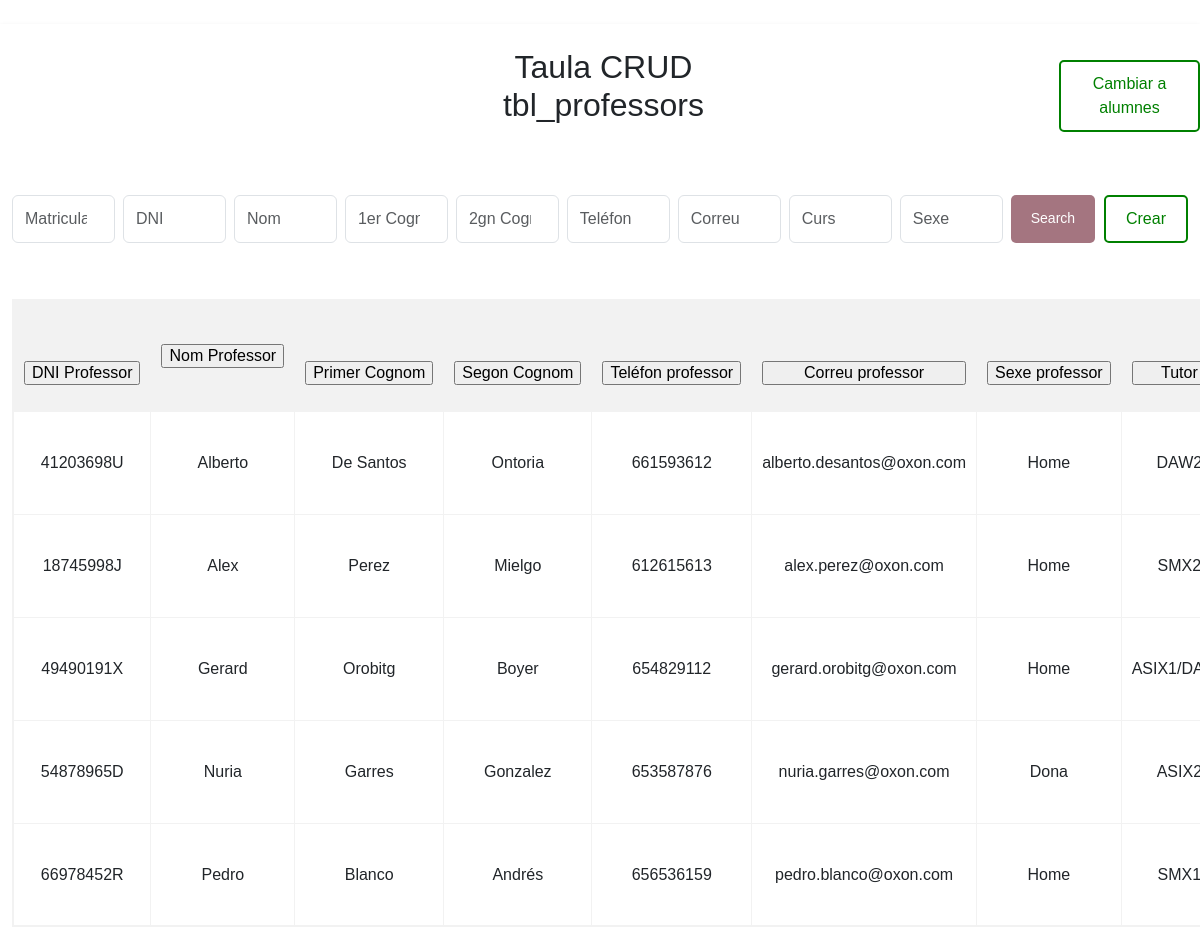
Before: /WEB/crud_profes.php with the older database file.
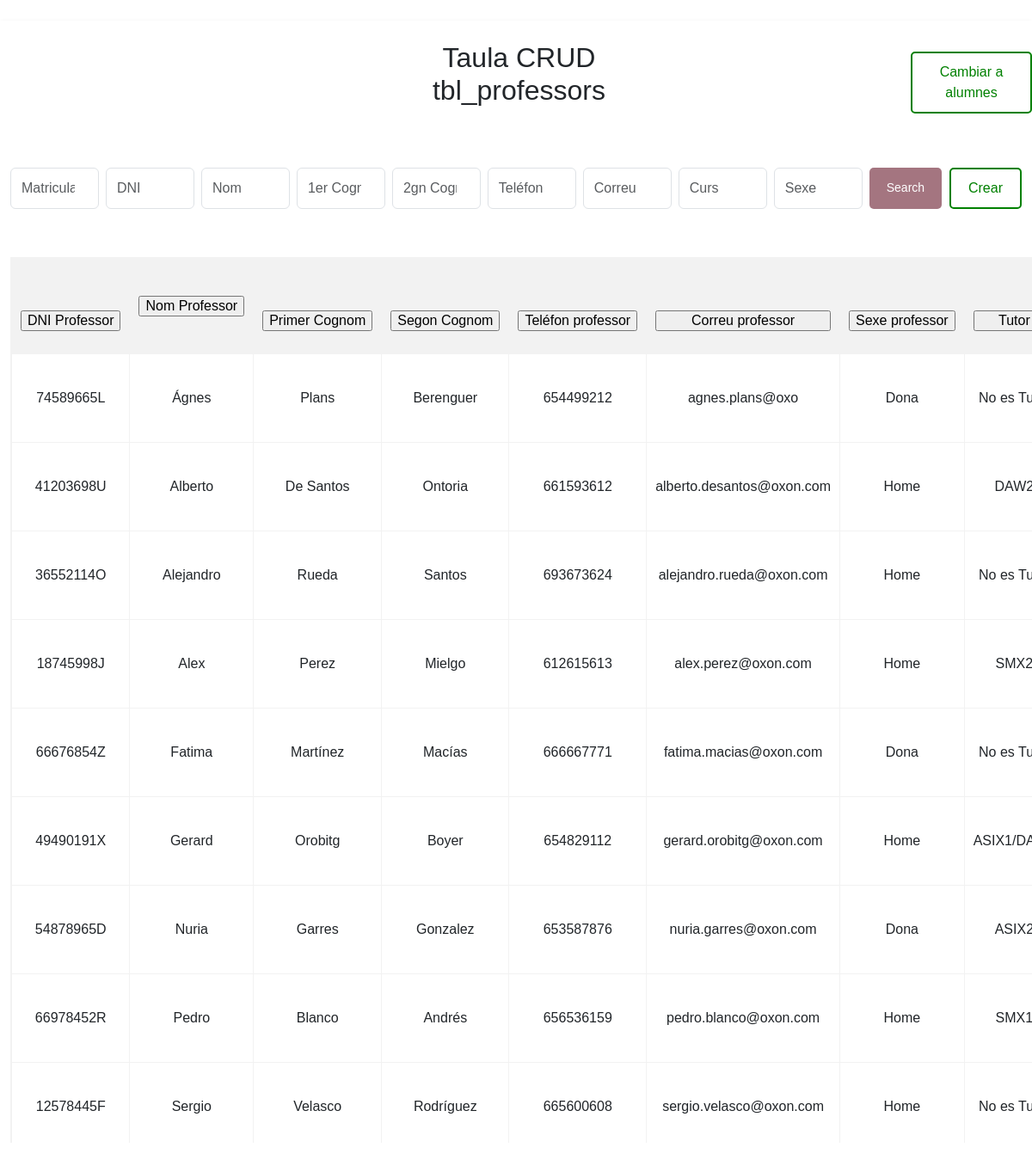
After: the same page with the newer database file.
### tables this page shows
CREATE TABLE tbl_professors(
  DNI_professor CHAR(9) NOT NULL PRIMARY KEY,
  Nom_professor VARCHAR(30) NOT NULL,
  Primer_Cognom_professor VARCHAR(60) NOT NULL,
  Segon_Cognom_professor VARCHAR(60) NOT NULL,
  Telefon_professor CHAR(9) NOT NULL,
  Correu_professor VARCHAR(50) NOT NULL,
  Sexe_professor ENUM('Home', 'Dona', 'No binari') NOT NULL,
  FK_ID_curs INT NULL,
  Curs_assignat VARCHAR(50) NOT NULL,
  Carrec_professor ENUM('Profe', 'Cap Departament', 'Profe/Cap Dept') NOT NULL
);

CREATE TABLE tbl_curs(
  ID_curs INT NOT NULL AUTO_INCREMENT PRIMARY KEY,
  Nom_curs varchar(50) NOT NULL,
  Desc_curs varchar(200) NOT NULL,
  Horari_curs ENUM('Matí', 'Tarda') NOT NULL,
  Num_alumnes smallint NOT NULL,
  Data_inici DATE NULL,
  Data_final DATE NULL
);

### WEB/crud_profes.php (the view, shortened to what this page needs)
<?php
require_once 'conexion.php';
try {
    $resultados = [];
    if (isset($_POST['filtre_professors'])) {
        $consulta = $conn->query("SELECT prof.DNI_professor, prof.Nom_professor,prof.DNI_professor, prof.Primer_Cognom_professor, prof.Segon_Cognom_professor, prof.Telefon_professor, prof.Correu_professor, prof.Sexe_professor, c.ID_curs, prof.Curs_assignat, prof.Carrec_professor
        FROM tbl_professors prof
        INNER JOIN tbl_curs c
        ON prof.FK_ID_curs = c.ID_curs
        ORDER BY prof.Nom_professor ASC;");
        $resultados = $consulta->fetchAll();
    } else {
        $consulta = $conn->query("SELECT prof.DNI_professor, prof.Nom_professor, prof.Primer_Cognom_professor, prof.Segon_Cognom_professor, prof.Telefon_professor, prof.Correu_professor, prof.Sexe_professor, c.Nom_curs, prof.Curs_assignat, prof.Carrec_professor
        FROM tbl_professors prof
        INNER JOIN tbl_curs c
        ON prof.FK_ID_curs = c.ID_curs
        ORDER BY prof.Nom_professor ASC;");
        $resultados = $consulta->fetchAll();
    }
} catch (PDOException $e) {
    echo "¡Algo falla!<br><br>";
    echo "Error: " . $e->getMessage();
}
?>
<head>
    <link href="https://cdn.jsdelivr.net/npm/bootstrap@5.3.3/dist/css/bootstrap.min.css" rel="stylesheet">
    <link rel="stylesheet" href="./css/style.css" type="text/css">
</head>
<body class="CRUD">
    <br>
    <div class="contenedor">
        <br>
        <div class="separacambioprofe">
            <h2>Taula CRUD tbl_professors</h2>
            <a class="button_c" href="./crud.php">Cambiar a alumnes</a>
        </div>
        <div class="create-button">
            <nav>
                <div class="container">
                    <form class="d-flex" role="search">
                        <input class="form-control me-2" type="search" placeholder="Matricula">
                        <input class="form-control me-2" type="search" placeholder="DNI">
                        <input class="form-control me-2" type="search" placeholder="Nom">
                        <input class="form-control me-2" type="search" placeholder="1er Cognom">
                        <input class="form-control me-2" type="search" placeholder="2gn Cognom">
                        <input class="form-control me-2" type="search" placeholder="Teléfon">
                        <input class="form-control me-2" type="search" placeholder="Correu">
                        <input class="form-control me-2" type="search" placeholder="Curs">
                        <input class="form-control me-2" type="search" placeholder="Sexe">
                        <button class="button_e" type="submit">Search</button>
                        <p class="texto-invisible">1</p>
                        <a class="button_c" href="formularios/alumne/formcrearAlumne.php">Crear</a>
                    </form>
                </div>
            </nav>
        </div>
    </div>
    <div class="container">
        <table>
            <thead class="thead">
                <tr>
                    <th><form method="post"><input type="submit" name="filtre_dni_alumne" value="DNI Professor"></th>
                    <th><form method="post"><input type="submit" name="filtre_alumnes" value="Nom Professor"></form></th>
                    <th><form method="post"><input type="submit" name="filtre_primer_cognom_alumne" value="Primer Cognom"></form></th>
                    <th><form method="post"><input type="submit" name="filtre_segon_cognom_alumne" value="Segon Cognom"></form></th>
                    <th><form method="post"><input type="submit" name="filtre_telefon_alumne" value="Teléfon professor"></form></th>
                    <th><form method="post"><input type="submit" name="filtre_correu_professor" value="Correu professor"></form></th>
                    <th><form method="post"><input type="submit" name="filtre_sexe_professor" value="Sexe professor"></form></th>
                    <th><form method="post"><input type="submit" name="filtre_tutor_professor" value="Tutor"></form></th>
                </tr>
            </thead>
            <tbody>
                <?php
                    foreach ($resultados as $posicion => $columna){
                        echo "<tr>";
                        echo "<td>" . $columna['DNI_professor'] . "</td>";
                        echo "<td>" . $columna['Nom_professor'] . "</td>";
                        echo "<td>" . $columna['Primer_Cognom_professor'] . "</td>";
                        echo "<td>" . $columna['Segon_Cognom_professor'] . "</td>";
                        echo "<td>" . $columna['Telefon_professor'] . "</td>";
                        echo "<td>" . $columna['Correu_professor'] . "</td>";
                        echo "<td>" . $columna['Sexe_professor'] . "</td>";
                        echo "<td>" . $columna['Nom_curs'] . "</td>";
                        echo "<tr>";
                    }
                ?>
            </tbody>
        </table>
    </div>
</body>

### WEB/css/style.css (style rules this page uses)
body, html { margin: 0; padding: 0; }
.CRUD { font-family: Arial, sans-serif; flex: 1; }
.CRUD { font-family: Arial, sans-serif; }
.texto-invisible { color: white; }
h2 { text-align: center; }
.container { width: 100vw; max-width: 100vw; max-height: 70vh; background-color: #fff; overflow-y: auto; }
.container table th, .container table td { text-align: center; align-items: center; }
.container table th form, .container table td form { display: flex; justify-content: center; }
.container table th form input[type="submit"], .container table td form input[type="submit"], .container table th form select, .container table td form select { width: 100%; max-width: 100%; max-height: 100%; margin: 0 auto; }
.contenedor { width: 100vw; background-color: #fff; overflow-y: auto; box-shadow: 0 2px 5px rgba(0, 0, 0, 0.1); justify-content: center; align-items: center; margin: 0 auto; }
.separacambioprofe { display: flex; align-items: center; text-align: center; padding-left: 36%; }
.separacambioprofe>a { width: 20%; margin-left: 37%; }
h2 { text-align: center; margin-bottom: 20px; }
table { width: 100%; border-collapse: collapse; margin-top: 20px; border: 2px solid #f2f2f2; overflow-y: auto; }
thead { position: sticky; top: -1; }
th, td { padding: 10px; border-bottom: 1px solid #ddd; text-align: left; border: 1px solid #f2f2f2; }
th { background-color: #f2f2f2; border: 1px solid #f2f2f2; }
.create-button { text-align: right; margin-bottom: 20px; }
.button_c { display: inline-block; padding: 10px 20px; text-decoration: none; color: green; border: 2px solid green; border-radius: 5px; }
.button_e { display: inline-block; padding: 10px 20px; text-decoration: none; color: blue; border: 2px solid blue; border-radius: 5px; }
form { margin-top: 50px; text-align: center; }
form input { color: black; }
form button[type="submit"] { padding: 10px 20px; border: none; border-radius: 5px; background-color: #a47580; color: #fff; font-size: 14px; cursor: pointer; }

Changed rows visible on the page:
now on this page (row edited): tbl_professors: DNI_professor "74589665L", Nom_professor "Ágnes", Primer_Cognom_professor "Plans", Segon_Cognom_professor "Berenguer", Telefon_professor "654499212", Correu_professor "agnes.plans@oxo", Sexe_professor "Dona", FK_ID_curs.Nom_curs "No es…"
now on this page (row edited): tbl_professors: DNI_professor "36552114O", Nom_professor "Alejandro", Primer_Cognom_professor "Rueda", Segon_Cognom_professor "Santos", Telefon_professor "693673624", Correu_professor "alejandro.rueda@oxon.com", Sexe_professor "Home", FK_ID_curs.Nom_curs "No es…"
now on this page (row edited): tbl_professors: DNI_professor "66676854Z", Nom_professor "Fatima", Primer_Cognom_professor "Martínez", Segon_Cognom_professor "Macías", Telefon_professor "666667771", Correu_professor "fatima.macias@oxon.com", Sexe_professor "Dona", FK_ID_curs.Nom_curs "No es…"
now on this page (row edited): tbl_professors: DNI_professor "12578445F", Nom_professor "Sergio", Primer_Cognom_professor "Velasco", Segon_Cognom_professor "Rodríguez", Telefon_professor "665600608", Correu_professor "sergio.velasco@oxon.com", Sexe_professor "Home", FK_ID_curs.Nom_curs "No es…"
